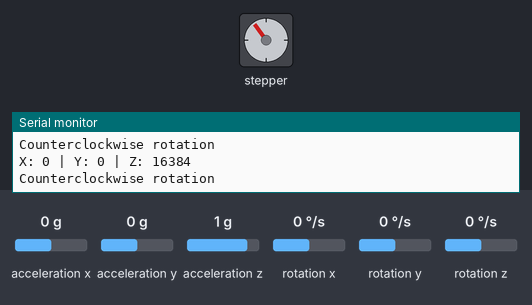
Recording of a sketch running on a simulated Arduino Uno, built with avr-gcc and run on an emulated ATmega328P. On the bench: stepper motor, the last lines printed to the serial monitor. The test bench sets the inputs (shaded band); at power-on: acceleration y 0 g, acceleration x 0 g, acceleration z 1 g, rotation x 0 °/s, rotation y 0 °/s, rotation z 0 °/s. Stepper angles assume 2048 steps per turn.

Above: at 6.8 s.
6.9 s: acceleration y set to 0.8 g
At 12.23 s:
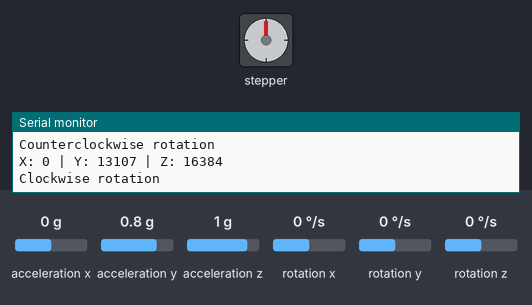
18.8 s: acceleration y set to -1.4 g
At 19.18 s:
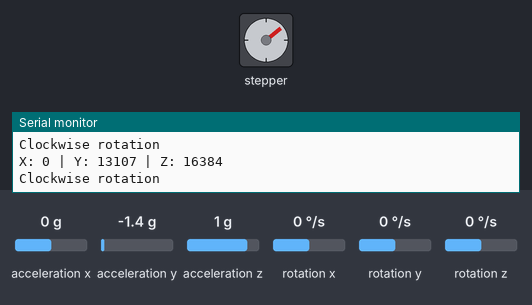
Timing chart, 0 to 31.6 s (numbered marks = the images above; inputs shaded):
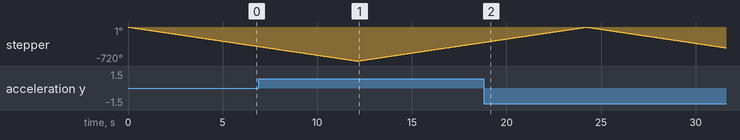

The sketch:

StepperMotorAccelerometer071025.ino
```cpp
#include <Stepper.h>
#include <Wire.h>
#include <MPU6050.h>
MPU6050 mpu;
// Number of steps per revolution (for 28BYJ-48)
const int stepsPerRevolution = 2048;
// Create Stepper object with pin sequence IN1-IN3-IN2-IN4
Stepper myStepper(stepsPerRevolution, 8, 10, 9, 2);
void setup() {
  myStepper.setSpeed(10); // Set speed in RPM
  Serial.begin(9600);
  Serial.println("Stepper Motor Test Start");
  Wire.begin();
  mpu.initialize();
}
void loop() {
  int16_t ax, ay, az;
  mpu.getAcceleration(&ax, &ay, &az);
  Serial.print("X: ");
  Serial.print(ax);
  Serial.print(" | Y: ");
  Serial.print(ay);
  Serial.print(" | Z: ");
  Serial.println(az);
  if(ay > 500){
  Serial.println("Clockwise rotation");
  myStepper.step(stepsPerRevolution);  // 1 full rotation clockwise
  }
  else{
  Serial.println("Counterclockwise rotation");
  myStepper.step(-stepsPerRevolution); // 1 full rotation counterclockwise
  }
}
```
